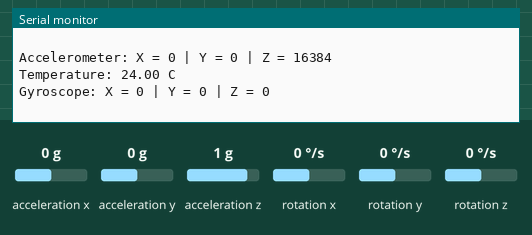
Bench run of a sketch on a simulated Arduino Uno, built with avr-gcc and run on an emulated ATmega328P. Parts: the last lines printed to the serial monitor. Wiring (inferred from the names in the program): MPU-6050 motion sensor at I2C address 0x68. Inputs (shaded band) come from the test bench; at power-on: acceleration x 0 g, acceleration y 0 g, acceleration z 1 g, rotation x 0 °/s, rotation y 0 °/s, rotation z 0 °/s.

Above: at 1.2 s.
1.3 s: acceleration x set to -1.4 g
2.8 s: acceleration y set to -1.4 g
4.3 s: acceleration z set to -1.4 g
5.8 s: rotation x set to -192 °/s
At 6.32 s:
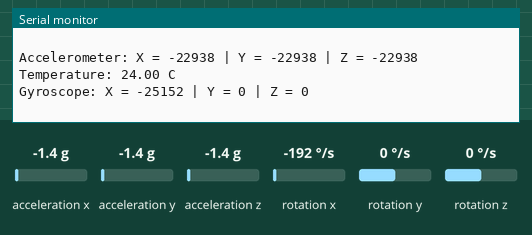
7.3 s: rotation y set to -192 °/s
At 7.68 s:
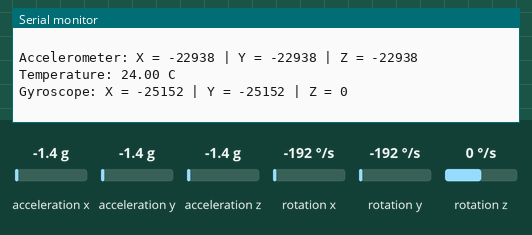

The sketch:

1-read-data.ino
```cpp
// MPU-6050 Short Example Sketch
#include <Wire.h>
const int MPU = 0x68; // I2C address of the MPU-6050
int16_t AcX, AcY, AcZ, Tmp, GyX, GyY, GyZ;
void setup()
{
    Wire.begin();
    Wire.beginTransmission(MPU);
    Wire.write(0x6B); // PWR_MGMT_1 register
    Wire.write(0);    // set to zero (wakes up the MPU-6050)
    Wire.endTransmission(true);
    Serial.begin(115200);
}
void loop()
{
    Wire.beginTransmission(MPU);
    Wire.write(0x3B); // starting with register 0x3B (ACCEL_XOUT_H)
    Wire.endTransmission(false);
    Wire.requestFrom(MPU, 14, true);      // request a total of 14 registers
    AcX = Wire.read() << 8 | Wire.read(); // 0x3B (ACCEL_XOUT_H) & 0x3C (ACCEL_XOUT_L)
    AcY = Wire.read() << 8 | Wire.read(); // 0x3D (ACCEL_YOUT_H) & 0x3E (ACCEL_YOUT_L)
    AcZ = Wire.read() << 8 | Wire.read(); // 0x3F (ACCEL_ZOUT_H) & 0x40 (ACCEL_ZOUT_L)
    Tmp = Wire.read() << 8 | Wire.read(); // 0x41 (TEMP_OUT_H) & 0x42 (TEMP_OUT_L)
    GyX = Wire.read() << 8 | Wire.read(); // 0x43 (GYRO_XOUT_H) & 0x44 (GYRO_XOUT_L)
    GyY = Wire.read() << 8 | Wire.read(); // 0x45 (GYRO_YOUT_H) & 0x46 (GYRO_YOUT_L)
    GyZ = Wire.read() << 8 | Wire.read(); // 0x47 (GYRO_ZOUT_H) & 0x48 (GYRO_ZOUT_L)

    Serial.print("Accelerometer: ");
    Serial.print("X = ");
    Serial.print(AcX);
    Serial.print(" | Y = ");
    Serial.print(AcY);
    Serial.print(" | Z = ");
    Serial.println(AcZ);
    //equation for temperature in degrees C from datasheet
    Serial.print("Temperature: ");
    Serial.print(Tmp / 340.00 + 36.53);
    Serial.println(" C ");

    Serial.print("Gyroscope: ");
    Serial.print("X = ");
    Serial.print(GyX);
    Serial.print(" | Y = ");
    Serial.print(GyY);
    Serial.print(" | Z = ");
    Serial.println(GyZ);
    Serial.println(" ");
    delay(333);
}
```

Measured:
- after the input at 5.8 s, the serial monitor: prints a new line after 0.30 s (image 1)
- after the input at 7.3 s, the serial monitor: prints a new line after 0.16 s (image 2)
